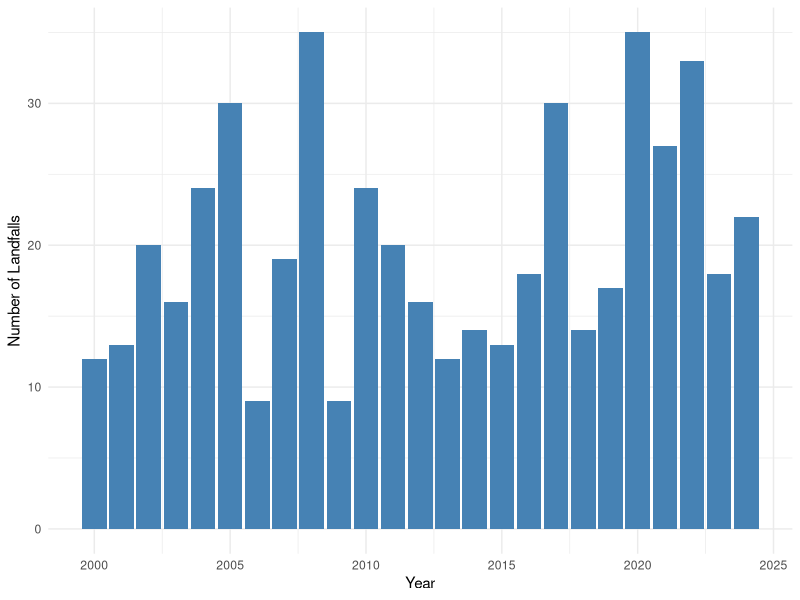
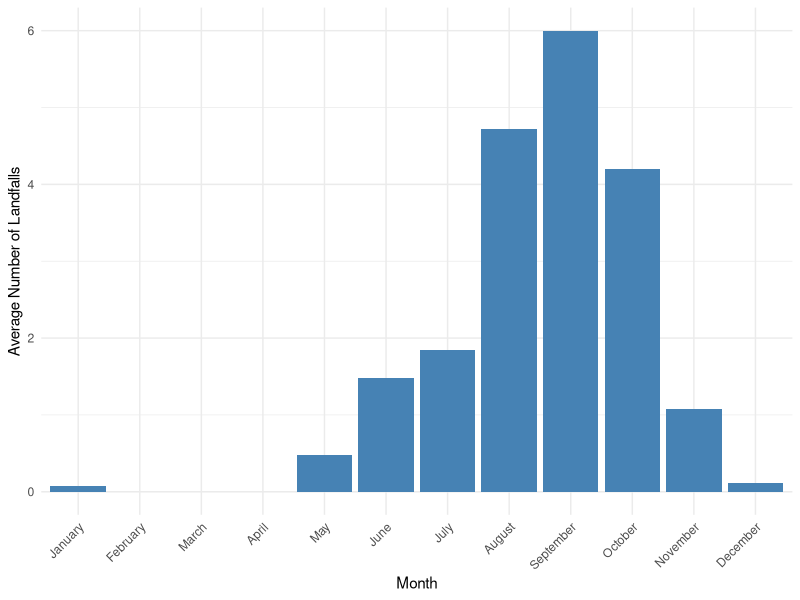
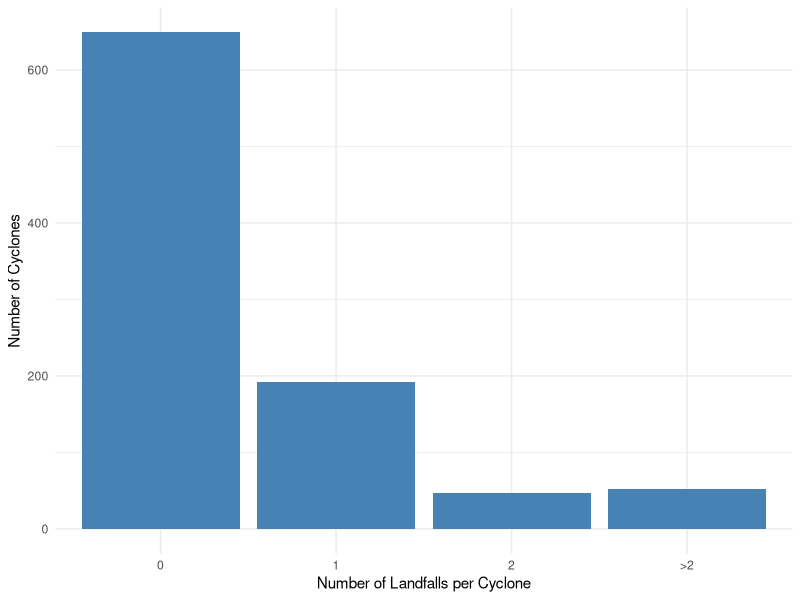
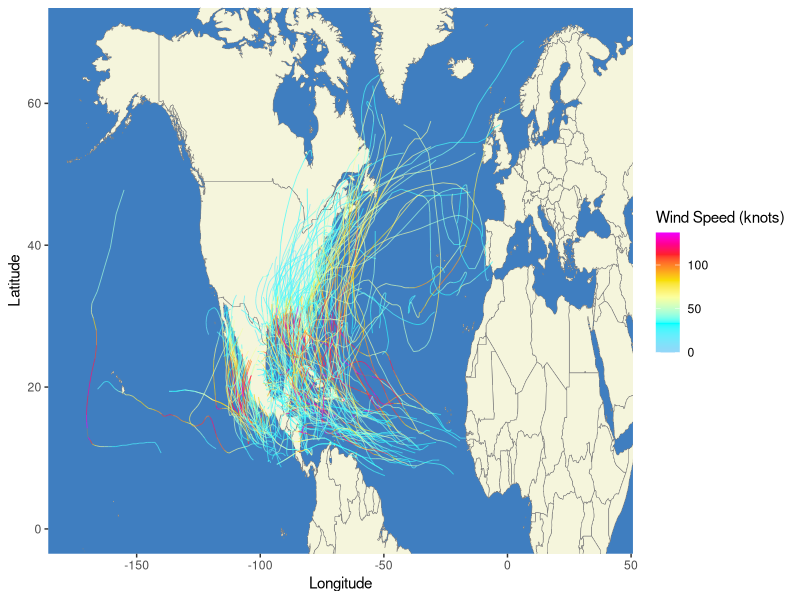
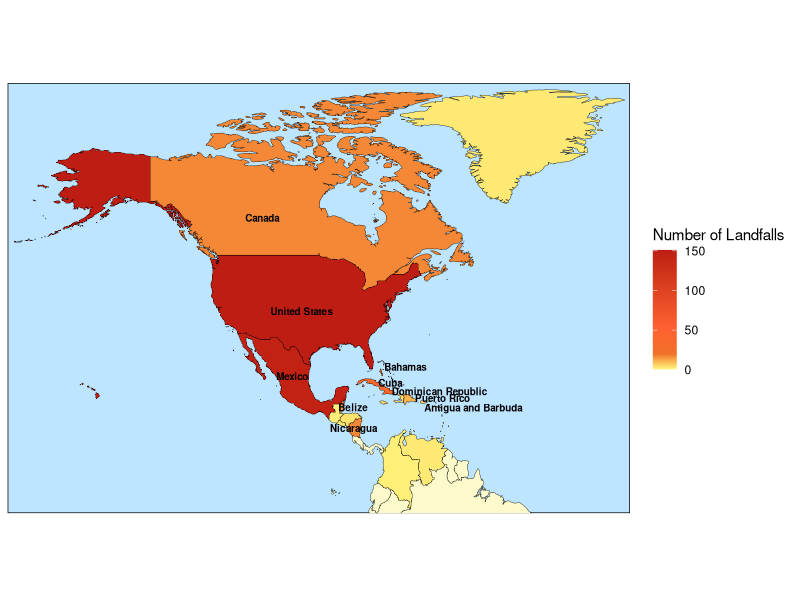
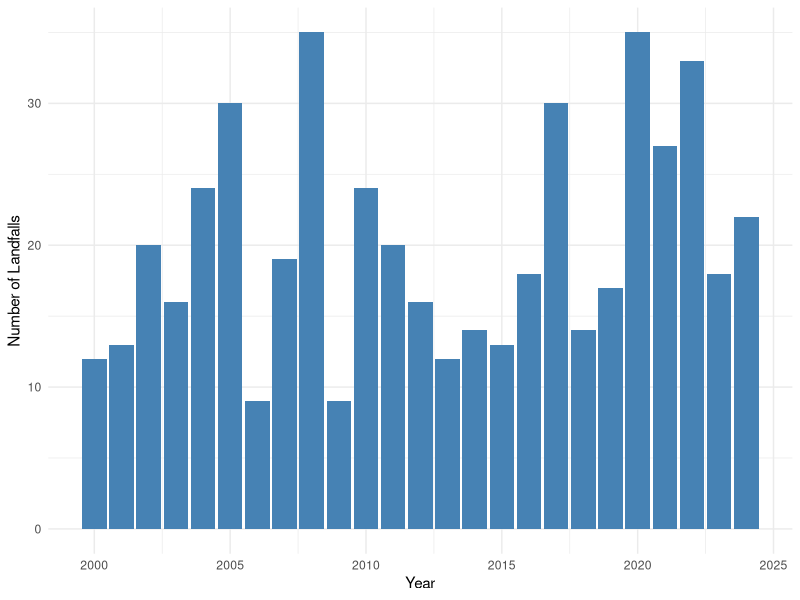
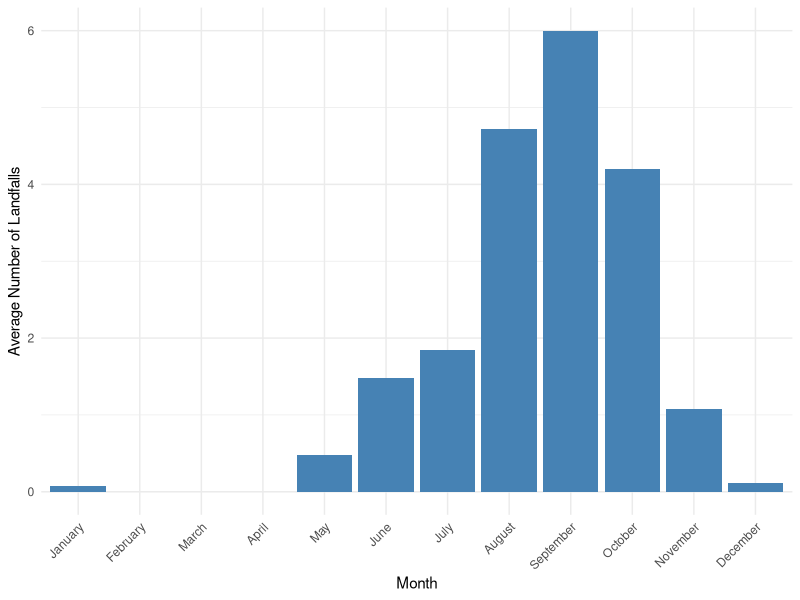
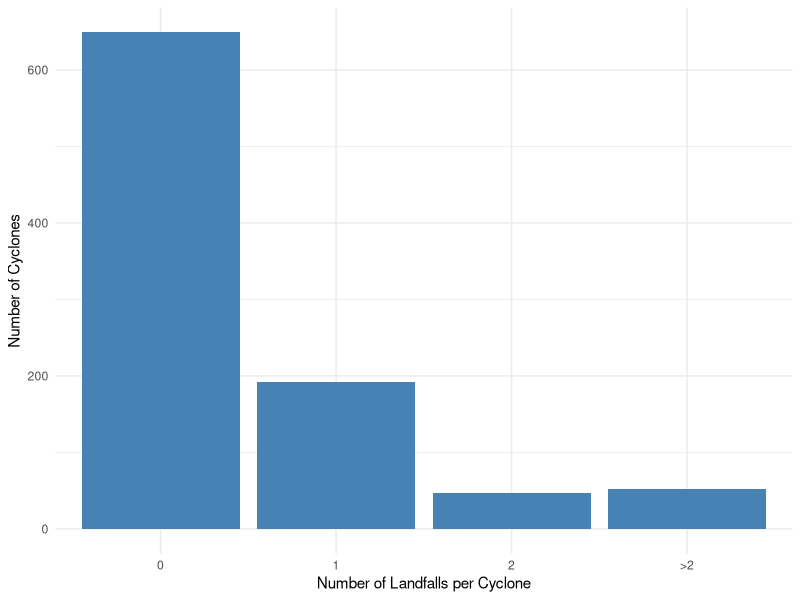

Source code (R) for these figures, in order:
# in this script, we perform an exploratory data analysis of our cyclone
# track data from the HURDAT2 data set
# we are interested in the number of cyclone landfalls per year
# and any seasonality effects

library(dplyr)
library(magrittr)
library(here)
library(tidyr)
library(ggplot2)
library(stringr)
library(data.table)
library(scales)
library(sf)
library(rnaturalearth)


#==============================================================================
# we load our data set
#==============================================================================

hurricane_data <- read.csv(here("data", "derived", "hurricane-data.csv"))
landfall_data <- read.csv(here("data", "derived", "landfall-data.csv"))

#==============================================================================
# we want to plot the number of landfalls per year from 1900-2024 
#==============================================================================

landfalls_per_year <- landfall_data %>%
  group_by(YEAR) %>%
  summarise(CYCLONE_NUM = n(), .groups = "drop")

# Plot
p1 <- ggplot(landfalls_per_year, aes(x = YEAR, y = CYCLONE_NUM)) +
  geom_col(fill = "steelblue") +
  labs(x = "Year",
       y = "Number of Landfalls") +
  theme_minimal()

p1

# save output
ggsave(here("outputs", "eda-hurricane-data", "landfalls-per-year.pdf"), 
       plot = p1, 
       height = 4.5, 
       width = 7, 
       dpi=300)


#==============================================================================
# we check for a monthly seasonality component 
#==============================================================================

# calculate average number of cyclone landfalls per month (across 2000-2024)
landfalls_per_month_and_year <- landfall_data %>%
  group_by(YEAR, MONTH) %>%
  summarise(LANDFALL_NUM = n(), .groups = "drop")

# we notice some months are missing from our data set
# this is because no cyclones occurred in those months
# we now add the missing months with a count of zero
all_months_years <- CJ(MONTH = 1:12, YEAR = 2000:2024)

# also replace month numbers with month names
landfalls_per_month_and_year <- left_join(all_months_years, 
                                    landfalls_per_month_and_year, 
                                    by = c("MONTH", "YEAR"))

landfalls_per_month_and_year <- landfalls_per_month_and_year %>%
  mutate(LANDFALL_NUM = replace_na(LANDFALL_NUM, 0), MONTH = month.name[MONTH])

avg_landfalls_per_month <- landfalls_per_month_and_year %>%
  group_by(MONTH) %>%
  summarise(AVG_LANDFALLS = mean(LANDFALL_NUM))


# plot average number of cyclones per month
p2 <- ggplot(avg_landfalls_per_month, aes(x = factor(MONTH, levels = month.name), 
                                         y = AVG_LANDFALLS)) +
  geom_col(fill = "steelblue") +
  labs(x = "Month",
       y = "Average Number of Landfalls") +
  theme_minimal() + 
  theme(axis.text.x = element_text(angle = 45,vjust = 1,hjust = 1))

p2
# we see a significant increase in the number of cyclones in August-October

# save output
ggsave(here("outputs", "eda-hurricane-data", "avg-landfalls-per-month.pdf"), 
       plot = p2,
       height = 4.5,
       width = 7, dpi=300)

#==============================================================================
# we now want to look closer into how many times cyclones landfall
#==============================================================================

# number of landfalls for each cyclone
landfall_statistics <- hurricane_data %>%
  group_by(STORM_ID) %>%
  summarise(LANDFALL_NUM = sum(RECORD_ID == "L"))

# categorise cyclones based on how many times they landfall
landfall_statistics <- landfall_statistics %>%
  mutate(CATEGORY = case_when(
    LANDFALL_NUM == 0 ~ '0',
    LANDFALL_NUM == 1 ~ '1',
    LANDFALL_NUM == 2 ~ '2',
    LANDFALL_NUM > 2  ~ ">2"))

# Count how many cyclones fall into each category
landfall_summary <- landfall_statistics %>%
  group_by(CATEGORY) %>%
  summarise(NUM = n())

# plot results
p3 <- ggplot(landfall_summary, aes(x = factor(CATEGORY, levels = CATEGORY), y = NUM)) +
  geom_col(fill = "steelblue") +
  labs(x = "Number of Landfalls per Cyclone",
       y = "Number of Cyclones") +
  theme_minimal()

p3

# save output
ggsave(here("outputs","eda-hurricane-data", "nbr-cyclone-landfalls.pdf"), 
       plot = p3, 
       height = 4.5, 
       width = 7, 
       dpi=300)

#==============================================================================
# we also want to inspect cyclone paths for cyclones that landfall 2000-2024
#==============================================================================

# we load our world map data
world <- map_data("world")


# we now select all the hurricanes that landfall at least once
landfall_hurricanes <- landfall_data %>%
  distinct(STORM_ID)

landfall_cyclones <- hurricane_data %>%
  filter(STORM_ID %in% landfall_hurricanes$STORM_ID)


landfall_cyclones <- landfall_cyclones %>%
  mutate(TIME = sprintf("%04s", as.integer(TIME)),
    DATE_TIME = as.POSIXct(paste(YEAR, 
                                 MONTH, 
                                 DAY, 
                                 str_sub(TIME, 1, 2), 
                                 str_sub(TIME, 3, 4)),
                      format = "%Y %m %d %H %M"))

# plot map
p4 <- ggplot() +
  # world map 
  geom_polygon(data = world,
               aes(x = long, y = lat, group = group), 
               fill = "beige", 
               col = "#808080", 
               linewidth = 0.2) +  
  theme(panel.background = element_rect(fill = "#3f7ec0", color = NA),
        panel.grid.major = element_blank(), panel.grid.minor = element_blank()) +
  
  geom_path(data = landfall_cyclones, aes(x = LON, 
                                      y = LAT, 
                                      group = STORM_ID, 
                                      color = WIND), 
            linewidth = 0.3, alpha = 0.7) +
  scale_color_gradientn(colours = c("#94d6f8", "cyan","#fbff9f","#f8e007","#fd9920","#ff1f2d", "#ee00ff"),
                        values = rescale(c(0, 33, 63, 82, 95, 112, 137)),
                        limits = c(0, 137)) + 
  coord_cartesian( xlim = c(-175, 40), ylim = c(0, 70)) + 
  labs(x = "Longitude", 
       y = "Latitude", 
       color = "Wind Speed (knots)") +
  theme(legend.position = "right")

p4

# save output
ggsave(here("outputs", "eda-hurricane-data", "landfall-map.pdf"), 
       plot =p4,
       height = 4, 
       width = 10, 
       dpi=600)


#==============================================================================
# we now want to examine which countries have had the most landfalls since 2000
#==============================================================================

# we count the number of landfalls per country
landfalls_per_location <- landfall_data %>%
  group_by(LOCATION) %>%
  summarise(LANDFALL_NUM = n(), .groups = "drop")

# add landfall count to countries sf object for plotting to get geometry of 
# landfall locations
countries <- ne_countries(scale = 'medium', 
                          returnclass = c("sf"), 
                          continent = c("North America", "South America"))


landfalls_per_location <- countries[, c("name_long", "geometry")] %>%
  left_join(landfalls_per_location, 
            by = c("name_long" = "LOCATION")) 

# replace NA rows with 0
landfalls_per_location <- landfalls_per_location %>%
  mutate(LANDFALL_NUM = ifelse(is.na(LANDFALL_NUM), 0, LANDFALL_NUM))

# find 10 countries with the most landfalls and save these in a dataset
top_ten_landfall_locations <- landfalls_per_location %>%
  arrange(desc(LANDFALL_NUM))

top_ten_landfall_locations <- top_ten_landfall_locations[1:10,]

# plot map of countries most at risk
p5 <- ggplot(data = landfalls_per_location) +
  geom_sf(aes(fill = LANDFALL_NUM), color = "black", linewidth = 0.125) +
  coord_sf(xlim = c(-180, -10), ylim = c(-5, 85), expand = FALSE) +
  scale_fill_gradientn(
    colors = c("#fcf9cb", "#fef67e","#f07028", "#ff6232", "#bd1d12"),  # Light red to dark red
    values = rescale(c(0, 1, 20, 50, 150))) +
  theme_minimal() +
  labs(fill = "Number of Landfalls") +
  geom_sf_text(data = top_ten_landfall_locations, 
               aes(label = name_long), 
               size = 2.5, 
               fontface = "bold", 
               color = "black",
               nudge_x = case_when(
                 top_ten_landfall_locations$name_long == "Dominican Republic" ~ 8, 
                 top_ten_landfall_locations$name_long == "Belize" ~ 3,  
                 top_ten_landfall_locations$name_long == "Cuba" ~ 2.5, 
                 top_ten_landfall_locations$name_long == "Puerto Rico" ~ 5.2,
                 top_ten_landfall_locations$name_long == "Bahamas" ~ 7,
                 top_ten_landfall_locations$name_long == "Antigua and Barbuda" ~ 9,
                 .default = 0), 
               nudge_y = case_when(
                 top_ten_landfall_locations$name_long == "Cuba" ~ 0.75,
                 top_ten_landfall_locations$name_long == "Puerto Rico" ~ 0.85,
                 top_ten_landfall_locations$name_long == "Dominican Republic" ~ 1.75,  
                 top_ten_landfall_locations$name_long == "Bahamas" ~ -1,
                 .default = 0)) +
  theme(
    axis.text = element_blank(),  
    axis.title = element_blank(),  
    panel.background = element_rect(fill = "#bde5ff"),
    panel.grid = element_blank()
  )


p5

# save output
ggsave(here("outputs", "eda-hurricane-data", "landfall-countries.pdf"), 
       plot =p5,
       height = 10, 
       width = 10, 
       dpi=600)

landfalls_per_location <- landfall_data %>%
  filter(LOCATION %in% top_ten_landfall_locations$name_long) %>%
  group_by(LOCATION, YEAR) %>%
  summarise(LANDFALL_NUM = n(), .groups = "drop")
